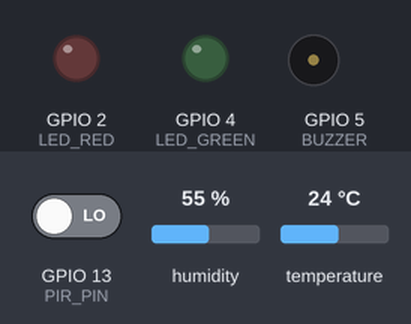
Bench run of a sketch on a simulated ESP32-S3. Parts: output pins drawn as LEDs (lit = HIGH), buzzer (waves = sounding, pin HIGH). The inputs (shaded band) are chosen by the test bench; at power-on: GPIO 13 (PIR_PIN) LOW, humidity 55 %, temperature 24 °C. WiFi joins after 1.5 s; servers stay silent unless stated; web services answer with replies made up by the test bench; what the sketch prints to the serial monitor is not drawn.

Above: at 2.7 s.
2.8 s: GPIO 13 (PIR_PIN) driven HIGH
At 3.6 s:
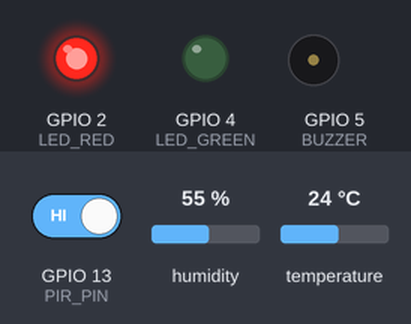
At 8.2 s:
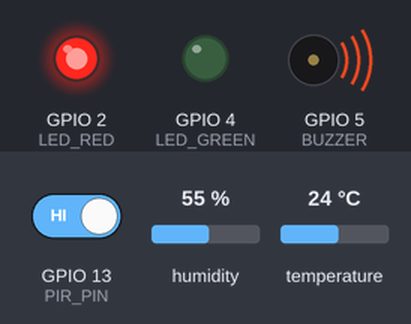
10.3 s: GPIO 13 (PIR_PIN) driven LOW
At 11.0 s:
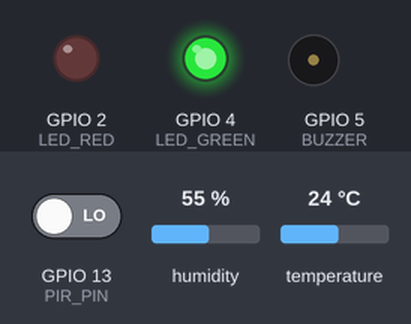
Timing chart, 0 to 19.3 s (numbered marks = the images above; inputs shaded):
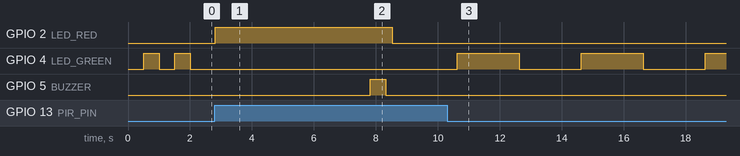

Measured:
- after the input at 2.8 s, GPIO 2 (LED_RED): LOW → HIGH at once, → LOW 5.7 s later; GPIO 4 (LED_GREEN): stops changing and stays LOW; GPIO 5 (BUZZER): LOW → HIGH after 5.0 s, → LOW 0.50 s later
- after the input at 10.3 s, GPIO 2 (LED_RED): stays LOW (without the input it goes to HIGH after 0.33 s); GPIO 5 (BUZZER): stays LOW (without the input it goes to HIGH after 5.3 s)

The sketch:

wokwi_firmware.ino
```cpp
#include <WiFi.h>
#include <HTTPClient.h>
#include "DHT.h"

// Pin definitions
#define PIR_PIN   13  // PIR sensor (pushbutton in Wokwi)
#define LED_RED   2   // Alert LED - lights when human detected
#define LED_GREEN 4   // Status LED - blinks to show system is running
#define BUZZER    5   // Buzzer - beeps on human detection
#define DHT_PIN   15  // DHT22 temperature sensor
#define DHT_TYPE  DHT22

// WiFi - Wokwi virtual network
const char* WIFI_SSID     = "Wokwi-GUEST";
const char* WIFI_PASSWORD = "";

// ThingSpeak
const char* API_KEY = "7XZNBFJ8GYLX1O5T";

// Settings
#define WINDOW    50    // 50 readings = 5 seconds
#define THRESHOLD 0.3   // minimum mean to trigger detection

DHT dht(DHT_PIN, DHT_TYPE);

int   humanCount  = 0;
int   falseAlarms = 0;
int   totalCount  = 0;
bool  wifiOK      = false;

void sendToThingSpeak(int motion, float confidence, float temp, float humidity) {
  if (!wifiOK) return;
  HTTPClient http;
  String url = "http://api.thingspeak.com/update?api_key=";
  url += API_KEY;
  url += "&field1=" + String(motion);
  url += "&field2=" + String(confidence, 1);
  url += "&field3=" + String(temp, 1);
  url += "&field4=" + String(humidity, 1);
  http.begin(url);
  int code = http.GET();
  Serial.println("[CLOUD] ThingSpeak response: " + String(code));
  http.end();
}

void setup() {
  Serial.begin(115200);
  pinMode(PIR_PIN,   INPUT_PULLDOWN);
  pinMode(LED_RED,   OUTPUT);
  pinMode(LED_GREEN, OUTPUT);
  pinMode(BUZZER,    OUTPUT);

  dht.begin();

  Serial.println("=========================================");
  Serial.println("  LD7182 Smart Door Monitor");
  Serial.println("  ESP32-S3 | PIR + DHT22 + ThingSpeak");
  Serial.println("=========================================");

  // Connect WiFi
  WiFi.begin(WIFI_SSID, WIFI_PASSWORD);
  Serial.print("[WiFi] Connecting");
  int tries = 0;
  while (WiFi.status() != WL_CONNECTED && tries < 20) {
    delay(500);
    Serial.print(".");
    digitalWrite(LED_GREEN, !digitalRead(LED_GREEN));
    tries++;
  }

  if (WiFi.status() == WL_CONNECTED) {
    wifiOK = true;
    Serial.println("\n[WiFi] Connected: " + WiFi.localIP().toString());
  } else {
    Serial.println("\n[WiFi] Failed - offline mode");
  }

  digitalWrite(LED_GREEN, HIGH);
  Serial.println("[READY] System ready. Press PIR button to simulate motion.");
}

void loop() {
  // Blink green LED to show system is running
  static unsigned long lastBlink = 0;
  if (millis() - lastBlink > 2000) {
    digitalWrite(LED_GREEN, !digitalRead(LED_GREEN));
    lastBlink = millis();
  }

  if (digitalRead(PIR_PIN) == HIGH) {
    totalCount++;
    digitalWrite(LED_RED, HIGH);
    Serial.println("\n[PIR] Motion detected! Collecting 5 second window...");

    // Read temperature and humidity
    float temp     = dht.readTemperature();
    float humidity = dht.readHumidity();
    if (isnan(temp))     temp     = 22.5;
    if (isnan(humidity)) humidity = 55.0;
    Serial.printf("[ENV] Temperature: %.1f°C | Humidity: %.1f%%\n", temp, humidity);

    // Collect 50 PIR readings
    float mean       = 0;
    int   high_count = 0;

    for (int i = 0; i < WINDOW; i++) {
      float val = (float)digitalRead(PIR_PIN);
      mean += val;
      if (val > 0.5) high_count++;
      delay(100);
    }
    mean = mean / WINDOW;

    Serial.printf("[DATA] Mean: %.2f | HIGH samples: %d/50\n", mean, high_count);

    // AI Classification
    bool  isHuman    = (mean > THRESHOLD && high_count > 10);
    float confidence = isHuman
                     ? min(99.0f, mean * 100.0f)
                     : min(99.0f, (1.0f - mean) * 100.0f);

    if (isHuman) {
      humanCount++;
      Serial.printf("[AI] *** HUMAN DETECTED *** Confidence: %.1f%%\n", confidence);
      Serial.println("[ALERT] Movement at your front door!");

      // Sound buzzer
      digitalWrite(BUZZER, HIGH);
      delay(500);
      digitalWrite(BUZZER, LOW);

      // Send to ThingSpeak
      sendToThingSpeak(1, confidence, temp, humidity);

    } else {
      falseAlarms++;
      Serial.printf("[AI] False alarm. Confidence: %.1f%%\n", confidence);
      sendToThingSpeak(0, confidence, temp, humidity);
    }

    Serial.printf("[STATS] Total: %d | Human: %d | False: %d\n",
                  totalCount, humanCount, falseAlarms);

    digitalWrite(LED_RED, LOW);
    delay(2000);
  }

  delay(100);
}
```
